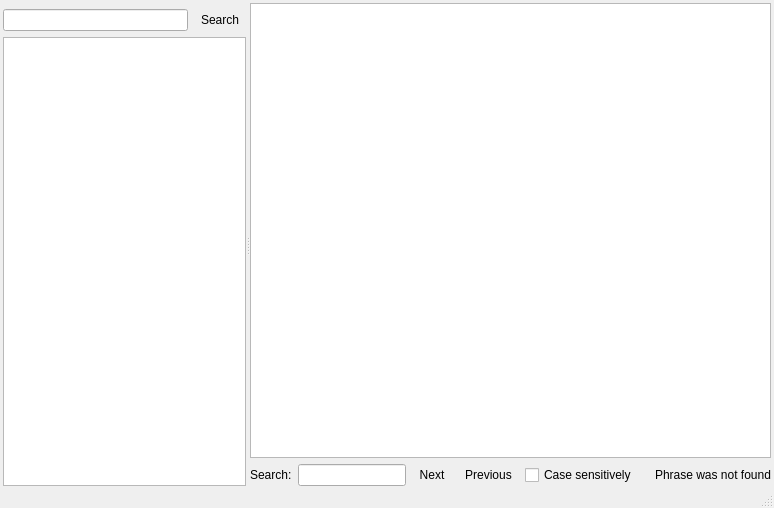
<?xml version="1.0" encoding="UTF-8"?>
<ui version="4.0">
 <class>ArchiveViewWindow</class>
 <widget class="QMainWindow" name="ArchiveViewWindow">
  <property name="geometry">
   <rect>
    <x>0</x>
    <y>0</y>
    <width>774</width>
    <height>508</height>
   </rect>
  </property>
  <widget class="QWidget" name="centralWidget">
   <layout class="QVBoxLayout" name="verticalLayout_4">
    <property name="leftMargin">
     <number>3</number>
    </property>
    <property name="topMargin">
     <number>3</number>
    </property>
    <property name="rightMargin">
     <number>3</number>
    </property>
    <property name="bottomMargin">
     <number>0</number>
    </property>
    <item>
     <widget class="QSplitter" name="sprSplitter">
      <property name="orientation">
       <enum>Qt::Horizontal</enum>
      </property>
      <property name="childrenCollapsible">
       <bool>false</bool>
      </property>
      <widget class="QWidget" name="wdtContacts" native="true">
       <layout class="QVBoxLayout" name="verticalLayout">
        <property name="margin">
         <number>0</number>
        </property>
        <item>
         <widget class="SelectPageWidget" name="spwSelectPage" native="true">
          <property name="focusPolicy">
           <enum>Qt::TabFocus</enum>
          </property>
         </widget>
        </item>
        <item>
         <widget class="QWidget" name="wdtArchiveSearch" native="true">
          <layout class="QHBoxLayout" name="horizontalLayout_3">
           <property name="margin">
            <number>0</number>
           </property>
           <item>
            <widget class="QLineEdit" name="lneArchiveSearch"/>
           </item>
           <item>
            <widget class="QToolButton" name="tlbArchiveSearchStart">
             <property name="sizePolicy">
              <sizepolicy hsizetype="Fixed" vsizetype="Minimum">
               <horstretch>0</horstretch>
               <verstretch>0</verstretch>
              </sizepolicy>
             </property>
             <property name="text">
              <string>Search</string>
             </property>
             <property name="autoRaise">
              <bool>true</bool>
             </property>
            </widget>
           </item>
          </layout>
         </widget>
        </item>
        <item>
         <widget class="QTreeView" name="trvCollections">
          <property name="contextMenuPolicy">
           <enum>Qt::CustomContextMenu</enum>
          </property>
          <property name="editTriggers">
           <set>QAbstractItemView::NoEditTriggers</set>
          </property>
          <property name="indentation">
           <number>10</number>
          </property>
          <property name="uniformRowHeights">
           <bool>true</bool>
          </property>
          <property name="sortingEnabled">
           <bool>true</bool>
          </property>
          <property name="allColumnsShowFocus">
           <bool>true</bool>
          </property>
          <property name="headerHidden">
           <bool>true</bool>
          </property>
         </widget>
        </item>
       </layout>
      </widget>
      <widget class="QWidget" name="wdtMessages" native="true">
       <layout class="QVBoxLayout" name="verticalLayout_2">
        <property name="margin">
         <number>0</number>
        </property>
        <item>
         <widget class="QTextBrowser" name="tbrMessages">
          <property name="openExternalLinks">
           <bool>true</bool>
          </property>
         </widget>
        </item>
        <item>
         <widget class="QWidget" name="wdtTextSearch" native="true">
          <layout class="QHBoxLayout" name="horizontalLayout_2">
           <property name="margin">
            <number>0</number>
           </property>
           <item>
            <widget class="QLabel" name="lblTextSearch">
             <property name="text">
              <string>Search:</string>
             </property>
             <property name="buddy">
              <cstring>lneTextSearch</cstring>
             </property>
            </widget>
           </item>
           <item>
            <widget class="QLineEdit" name="lneTextSearch">
             <property name="sizePolicy">
              <sizepolicy hsizetype="Minimum" vsizetype="Fixed">
               <horstretch>0</horstretch>
               <verstretch>0</verstretch>
              </sizepolicy>
             </property>
            </widget>
           </item>
           <item>
            <widget class="QToolButton" name="tlbTextSearchNext">
             <property name="sizePolicy">
              <sizepolicy hsizetype="Fixed" vsizetype="Minimum">
               <horstretch>0</horstretch>
               <verstretch>0</verstretch>
              </sizepolicy>
             </property>
             <property name="text">
              <string>Next</string>
             </property>
             <property name="toolButtonStyle">
              <enum>Qt::ToolButtonTextBesideIcon</enum>
             </property>
             <property name="autoRaise">
              <bool>true</bool>
             </property>
            </widget>
           </item>
           <item>
            <widget class="QToolButton" name="tlbTextSearchPrev">
             <property name="sizePolicy">
              <sizepolicy hsizetype="Fixed" vsizetype="Minimum">
               <horstretch>0</horstretch>
               <verstretch>0</verstretch>
              </sizepolicy>
             </property>
             <property name="text">
              <string>Previous</string>
             </property>
             <property name="toolButtonStyle">
              <enum>Qt::ToolButtonTextBesideIcon</enum>
             </property>
             <property name="autoRaise">
              <bool>true</bool>
             </property>
            </widget>
           </item>
           <item>
            <widget class="QCheckBox" name="chbTextSearchCaseSensitive">
             <property name="text">
              <string>Case sensitively</string>
             </property>
            </widget>
           </item>
           <item>
            <spacer name="horizontalSpacer">
             <property name="orientation">
              <enum>Qt::Horizontal</enum>
             </property>
             <property name="sizeHint" stdset="0">
              <size>
               <width>40</width>
               <height>20</height>
              </size>
             </property>
            </spacer>
           </item>
           <item>
            <widget class="QLabel" name="lblTextSearchInfo">
             <property name="text">
              <string notr="true">Phrase was not found</string>
             </property>
            </widget>
           </item>
          </layout>
         </widget>
        </item>
       </layout>
      </widget>
     </widget>
    </item>
   </layout>
  </widget>
  <widget class="QStatusBar" name="stbStatusBar"/>
 </widget>
 <layoutdefault spacing="6" margin="11"/>
 <customwidgets>
  <customwidget>
   <class>SelectPageWidget</class>
   <extends>QWidget</extends>
   <header>selectpagewidget.h</header>
   <container>1</container>
  </customwidget>
 </customwidgets>
 <tabstops>
  <tabstop>spwSelectPage</tabstop>
  <tabstop>trvCollections</tabstop>
  <tabstop>tbrMessages</tabstop>
  <tabstop>lneTextSearch</tabstop>
  <tabstop>tlbTextSearchNext</tabstop>
  <tabstop>tlbTextSearchPrev</tabstop>
  <tabstop>chbTextSearchCaseSensitive</tabstop>
 </tabstops>
 <resources/>
 <connections/>
</ui>
